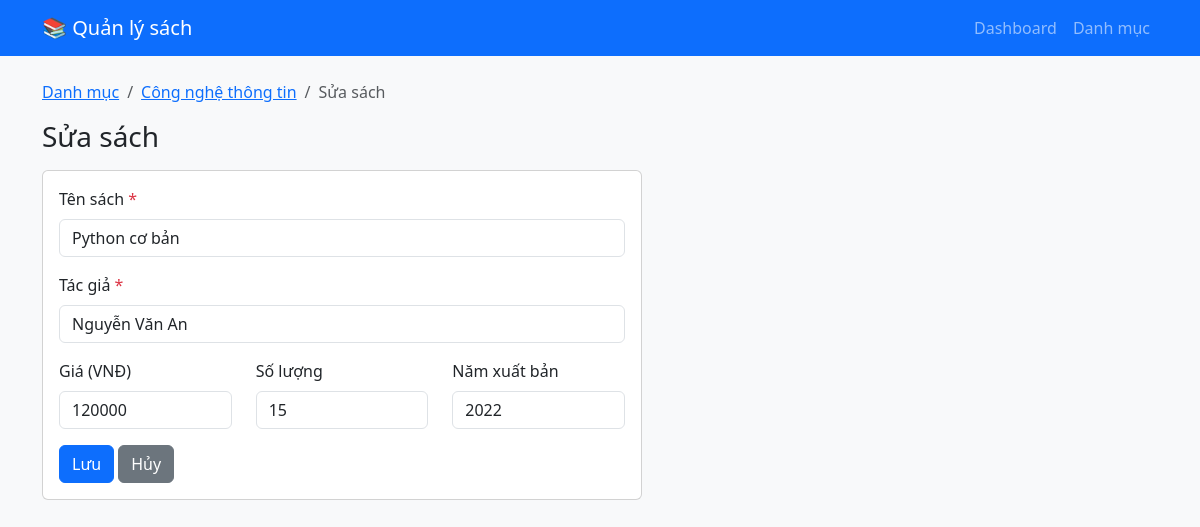
/books/1/edit, run on the app's committed database.
### tables this page shows
CREATE TABLE categories (
            id INTEGER PRIMARY KEY AUTOINCREMENT,
            name TEXT NOT NULL UNIQUE,
            description TEXT
        );

CREATE TABLE books (
            id INTEGER PRIMARY KEY AUTOINCREMENT,
            title TEXT NOT NULL,
            author TEXT NOT NULL,
            price REAL DEFAULT 0,
            quantity INTEGER DEFAULT 0,
            year INTEGER,
            category_id INTEGER NOT NULL,
            FOREIGN KEY (category_id) REFERENCES categories(id) ON DELETE CASCADE
        );

### KiemTra/app.py (the view, shortened to what this page needs)
@app.route("/books/<int:bid>/edit", methods=["GET", "POST"])
def book_edit(bid):
    db = get_db()
    book = db.execute("SELECT * FROM books WHERE id = ?", (bid,)).fetchone()
    if book is None:
        flash("Không tìm thấy sách!", "danger")
        return redirect(url_for("categories"))
    category = db.execute("SELECT * FROM categories WHERE id = ?", (book["category_id"],)).fetchone()
    return render_template("book_form.html", category=category, book=book)

### KiemTra/app.py (called while the page is built)
def get_db():
    if "db" not in g:
        g.db = sqlite3.connect(DATABASE)
        g.db.row_factory = sqlite3.Row
        g.db.execute("PRAGMA foreign_keys = ON")  # bật ràng buộc khóa ngoại
    return g.db

### KiemTra/templates/book_form.html (shortened to what this page needs)
{% extends "base.html" %}
{% block content %}
<nav aria-label="breadcrumb"><ol class="breadcrumb">
    <li class="breadcrumb-item"><a href="{{ url_for('categories') }}">Danh mục</a></li>
    <li class="breadcrumb-item"><a href="{{ url_for('books', cid=category.id) }}">{{ category.name }}</a></li>
    <li class="breadcrumb-item active">{{ 'Sửa sách' if book else 'Thêm sách' }}</li>
</ol></nav>
<h3 class="mb-3">{{ 'Sửa sách' if book else 'Thêm sách vào "' ~ category.name ~ '"' }}</h3>
<form method="post" class="card card-body" style="max-width:600px">
    <div class="mb-3">
        <label class="form-label">Tên sách <span class="text-danger">*</span></label>
        <input type="text" name="title" class="form-control" required
               value="{{ request.form.get('title', book.title if book else '') }}">
    </div>
    <div class="mb-3">
        <label class="form-label">Tác giả <span class="text-danger">*</span></label>
        <input type="text" name="author" class="form-control" required
               value="{{ request.form.get('author', book.author if book else '') }}">
    </div>
    <div class="row">
        <div class="col-md-4 mb-3"><label class="form-label">Giá (VNĐ)</label>
            <input type="number" name="price" min="0" step="1000" class="form-control"
                   value="{{ request.form.get('price', book.price|int if book else 0) }}"></div>
        <div class="col-md-4 mb-3"><label class="form-label">Số lượng</label>
            <input type="number" name="quantity" min="0" class="form-control"
                   value="{{ request.form.get('quantity', book.quantity if book else 0) }}"></div>
        <div class="col-md-4 mb-3"><label class="form-label">Năm xuất bản</label>
            <input type="number" name="year" min="1000" max="2100" class="form-control"
                   value="{{ request.form.get('year', book.year if book and book.year else '') }}"></div>
    </div>
    <div>
        <button class="btn btn-primary">Lưu</button>
        <a href="{{ url_for('books', cid=category.id) }}" class="btn btn-secondary">Hủy</a>
    </div>
</form>
{% endblock %}

### data on the page
categories: name "Công nghệ thông tin"
books: title "Python cơ bản", author "Nguyễn Văn An", price "120000", quantity "15", year "2022"

### other printed values
{{ 'Sửa sách' if book else 'Thêm sách' }} "Sửa sách"
{{ 'Sửa sách' if book else 'Thêm sách vào "' ~ category.name ~ '"' }} "Sửa sách"
